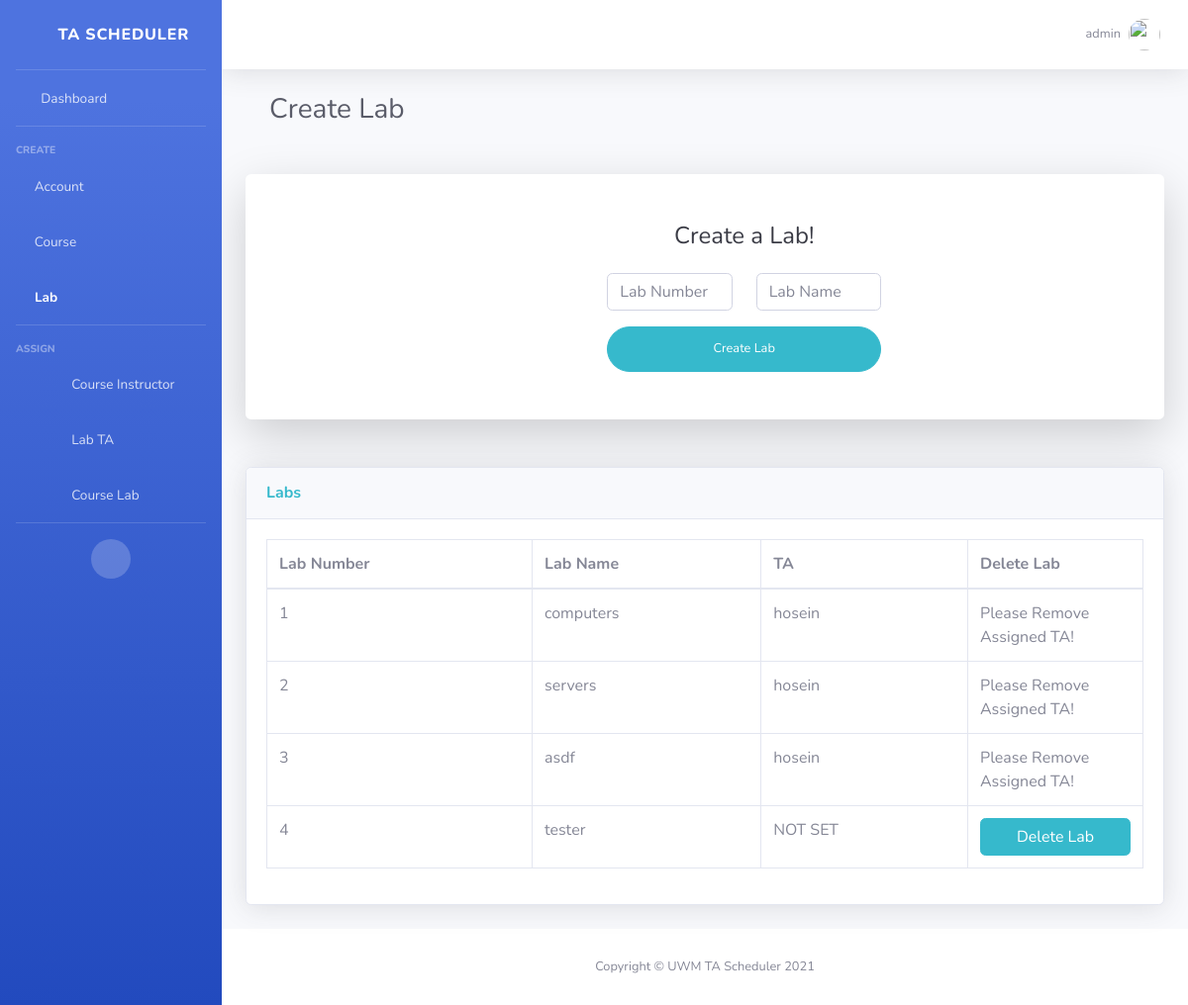
The app's page /create-lab/ (signed in), older data.
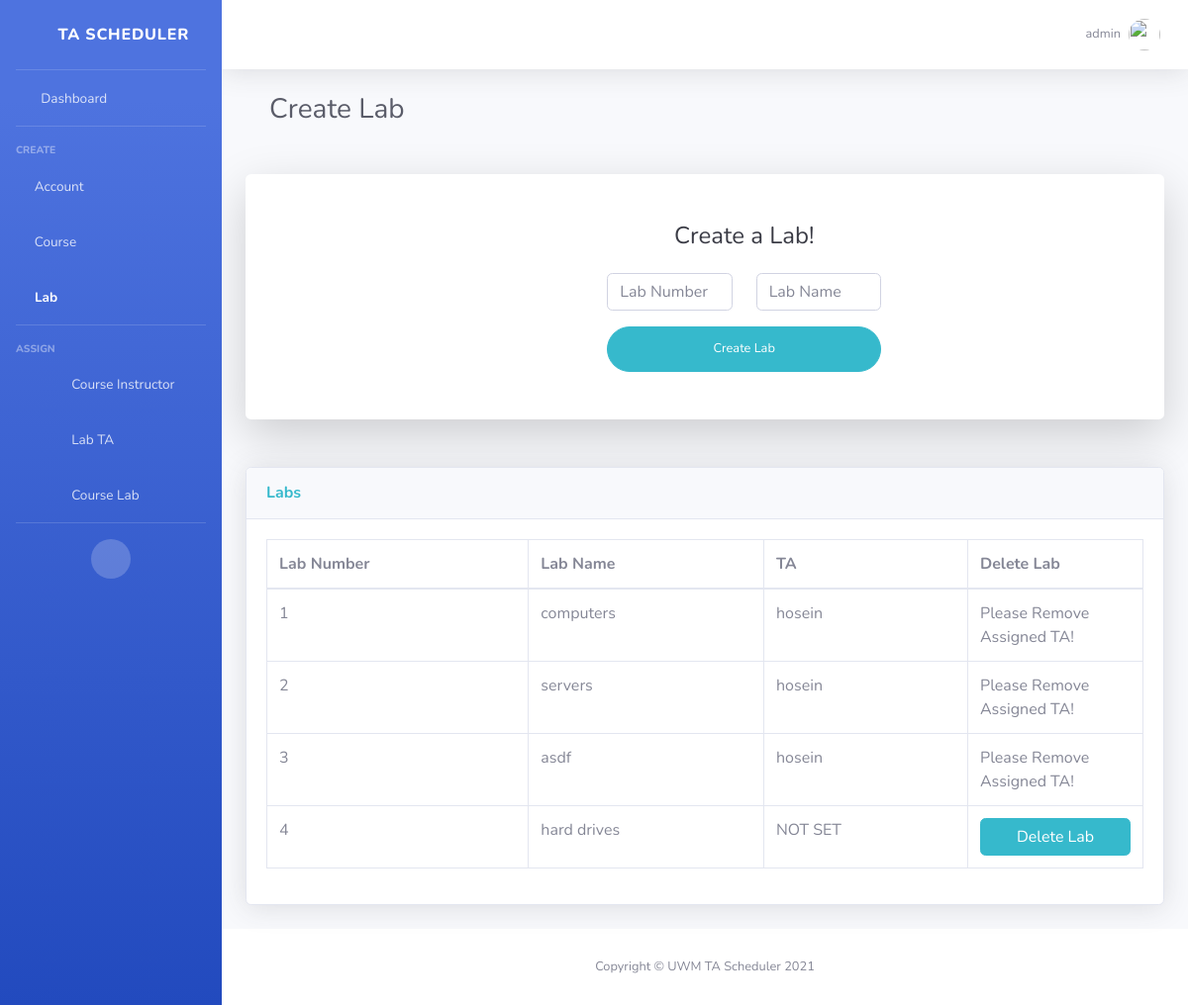
The same page, newer data.
### TA_Scheduler/models.py (models this page shows)
class myAccount(models.Model):
    userName = models.CharField(max_length=40)
    password = models.CharField(max_length=40)
    userType = models.CharField(max_length=40)

class myLab(models.Model):
    labName = models.CharField(max_length=20)
    labNumber = models.IntegerField()
    taUserName = models.CharField(max_length=40)

### TA_Scheduler/views.py (the view, shortened to what this page needs)
# urls.py: path('create-lab/', CreateLab.as_view()),
class CreateLab(View):
    def get(self,request):
        userName = request.session["userName"]
        if(verifyLogin.verifyLogin(userName, request) == False):
            return render(request, "logout.html", {})
        lab_list = list(myLab.objects.values_list("labNumber", "labName", "taUserName"))
        if (request.session["userType"] == "Administrator"):
            return render(request,"create-lab.html",{"lab_list":lab_list, "userName":userName, "errorMessage":""})
        else:
            request.session["error"] = "Unauthorized!"
            return redirect("/home/")

### TA_Scheduler/verifyLogin.py (called while the page is built)
    def verifyLogin(userName, request):
        userFound = list(myAccount.objects.filter(userName=userName))
        if(len(userFound) == 0):
            auth_logout(request)
            return False
        return True

### templates/create-lab.html (shortened to what this page needs)
{% load static %}
<!DOCTYPE html>
<html lang="en">
<head>
    <link href="{% static '/vendor/fontawesome-free/css/all.min.css' %}" rel="stylesheet" type="text/css">
    <link href="{% static '/css/sb-admin-2.min.css' %}" rel="stylesheet">
    <link href="{% static '/vendor/datatables/dataTables.bootstrap4.min.css' %}" rel="stylesheet">
</head>
<body id="page-top">
<div id="wrapper">
    <ul class="navbar-nav bg-gradient-primary sidebar sidebar-dark accordion" id="accordionSidebar">
        <a class="sidebar-brand d-flex align-items-center justify-content-center" href="/home">
            <div class="sidebar-brand-icon rotate-n-15">
                <i class="far fa-calendar-alt"></i>
            </div>
            <div class="sidebar-brand-text mx-3">TA Scheduler</div>
        </a>
        <hr class="sidebar-divider my-0">
        <li class="nav-item">
            <a class="nav-link" href="/home">
                <i class="fas fa-fw fa-tachometer-alt"></i>
                <span>Dashboard</span></a>
        </li>
        <hr class="sidebar-divider">
        <div class="sidebar-heading">
            Create
        </div>
        <li class="nav-item">
            <a class="nav-link" href="/create-account">
                <i class="fas fa-user-circle"></i>
                <span>Account</span></a>
        </li>
        <li class="nav-item">
            <a class="nav-link" href="/create-course">
                <i class="fas fa-book-open"></i>
                <span>Course</span></a>
        </li>
        <li class="nav-item active">
            <a class="nav-link" href="/create-lab">
                <i class="fas fa-flask"></i>
                <span>Lab</span></a>
        </li>
        <hr class="sidebar-divider">
        <div class="sidebar-heading">
            Assign
        </div>
        <li class="nav-item">
            <a class="nav-link" href="/assign-course-instructor/">
                <i class="fas fa-user-circle"></i> <i class="fas fa-arrow-right"></i> <i class="fas fa-book-open"></i>
                <span>Course Instructor</span></a>
        </li>
        <li class="nav-item">
            <a class="nav-link" href="/assign-lab-ta/">
                <i class="fas fa-user-circle"></i> <i class="fas fa-arrow-right"></i> <i class="fas fa-flask"></i>
                <span>Lab TA</span></a>
        </li>
        <li class="nav-item">
            <a class="nav-link" href="/assign-course-lab/">
                <i class="fas fa-flask"></i> <i class="fas fa-arrow-right"></i> <i class="fas fa-book-open"></i>
                <span>Course Lab</span></a>
        </li>
        <hr class="sidebar-divider d-none d-md-block">
        <div class="text-center d-none d-md-inline">
            <button class="rounded-circle border-0" id="sidebarToggle"></button>
        </div>
    </ul>
    <div id="content-wrapper" class="d-flex flex-column">
        <div id="content">
            <nav class="navbar navbar-expand navbar-light bg-white topbar mb-4 static-top shadow">
                <ul class="navbar-nav ml-auto">
                    <li class="nav-item dropdown no-arrow">
                        <a class="nav-link dropdown-toggle" href="#" id="userDropdown" role="button"
                           data-toggle="dropdown" aria-haspopup="true" aria-expanded="false">
                            <span class="mr-2 d-none d-lg-inline text-gray-600 small">{{ userName }}</span>
                            <img class="img-profile rounded-circle"
                                 src="{% static '/img/undraw_profile.svg' %}">
                        </a>
                    </li>
                </ul>
            </nav>
            <div class="container-fluid">
                <div class="container-fluid">
                    <h1 class="h3 mb-4 text-gray-800">Create Lab</h1>
                </div>
                <div class="card o-hidden border-0 shadow-lg my-5">
                    <div class="card-body p-0">
                        <div class="row">
                            <div class="col-lg-4 d-none d-lg-block bg-register-image"></div>
                            <div class="col-lg-5">
                                <div class="p-5">
                                    <div class="text-center">
                                        <h1 class="h4 text-gray-900 mb-4">Create a Lab!</h1>
                                    </div>
                                    <form class="user" action="/create-lab/" method="post">
                                        <div class="form-group row">
                                            <div class="col-sm-6 mb-3 mb-sm-0">
                                                <input type="text" class="form-control" name="labNumber"
                                                       placeholder="Lab Number">
                                            </div>
                                            <div class="col-sm-6">
                                                <input type="text" class="form-control" name="labName"
                                                       placeholder="Lab Name">
                                            </div>
                                        </div>
                                        <button type="submit" class="btn btn-info btn-user btn-block">Create Lab
                                        </button>
                                    </form>
                                </div>
                            </div>
                        </div>
                    </div>
                </div>
                <div class="card shadow mb-4">
                    <div class="card-header py-3">
                        <h6 class="m-0 font-weight-bold text-info">Labs</h6>
                    </div>
                    <div class="card-body">
                        <div class="table-responsive">
                            <table class="table table-bordered" id="labData" width="100%" cellspacing="0">
                                <thead>
                                <tr>
                                    <th>Lab Number</th>
                                    <th>Lab Name</th>
                                    <th>TA</th>
                                    <th style="width: 20%;">Delete Lab</th>
                                </tr>
                                </thead>
                                <tbody>
                                {% for i in lab_list %}
                                    <tr>
                                        <td>{{ i.0 }}</td>
                                        <td>{{ i.1 }}</td>
                                        <td>{{ i.2 }}</td>
                                        <td>
                                            {% if i.2 == "NOT SET" %}
                                                <form action="/delete-lab/" method="post">{% csrf_token %}
                                                    <button type="submit" class="btn btn-info btn-user btn-block"
                                                            name="deleteLab" value="{{ i.0 }}">Delete Lab
                                                    </button>
                                                </form>
                                            {% else %}
                                               Please Remove Assigned TA!
                                            {% endif %}
                                        </td>
                                    </tr>
                                {% endfor %}
                                </tbody>
                            </table>
                        </div>
                    </div>
                </div>
            </div>
        </div>
        <footer class="sticky-footer bg-white">
            <div class="container my-auto">
                <div class="copyright text-center my-auto">
                    <span>Copyright &copy; UWM TA Scheduler 2021</span>
                </div>
            </div>
        </footer>
    </div>
</div>
</body>
</html>

Row changes from the older to the newer data that the page shows:
removed myLab: labNumber "4", labName "tester", taUserName "NOT SET"
added myLab: labNumber "4", labName "hard drives", taUserName "NOT SET"
